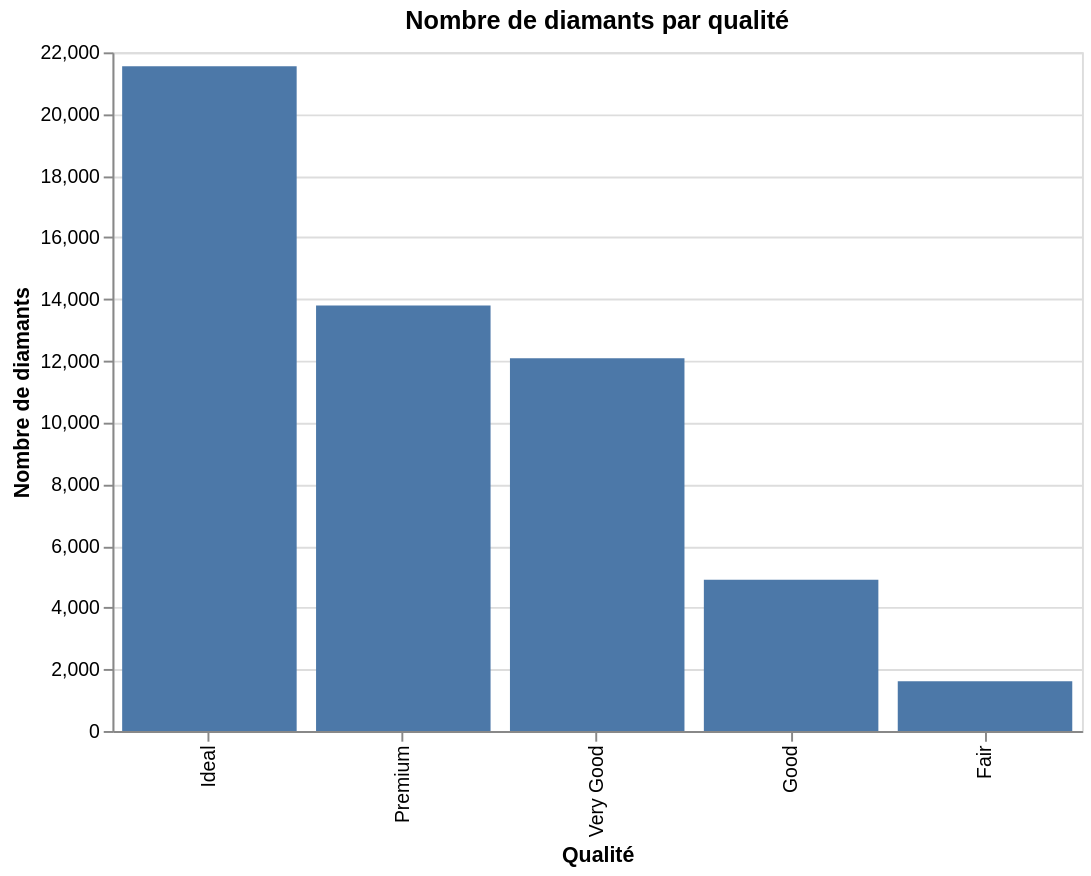

Notebook source saved alongside this figure:
### Markdown cell above
### Altair

### Code cell
cut_counts_agg = data['cut'].value_counts().reset_index()
cut_counts_agg.columns = ['cut', 'count']

fig = alt.Chart(cut_counts_agg).mark_bar().encode(
    x=alt.X('cut:N', title='Qualité', sort='-y'),
    y=alt.Y('count:Q', title='Nombre de diamants')
).properties(
    title="Nombre de diamants par qualité",
    width=500, height=350
)
fig

# Syntaxe déclarative : on décrit ce qu'on veut, pas comment le faire
# Code compact mais on a moins l'habitude de cette syntaxe donc un peu moins intuitive au début
# Datasets > 5000 lignes nécessitent une pré-agrégation

### Figure 1 — Vega-Lite specification as saved in the notebook (floating-point values rounded to 4 significant figures)
{"config": {"view": {"continuousWidth": 300, "continuousHeight": 300}}, "data": {"name": "data-805ff72a8781605bae6e51f2726fd175"}, "mark": {"type": "bar"}, "encoding": {"x": {"field": "cut", "sort": "-y", "title": "Qualité", "type": "nominal"}, "y": {"field": "count", "title": "Nombre de diamants", "type": "quantitative"}}, "height": 350, "title": "Nombre de diamants par qualité", "width": 500, "$schema": "https://vega.github.io/schema/vega-lite/v6.1.0.json", "datasets": {"data-805ff72a8781605bae6e51f2726fd175": [{"cut": "Ideal", "count": 21551}, {"cut": "Premium", "count": 13791}, {"cut": "Very Good", "count": 12082}, {"cut": "Good", "count": 4906}, {"cut": "Fair", "count": 1610}]}}
